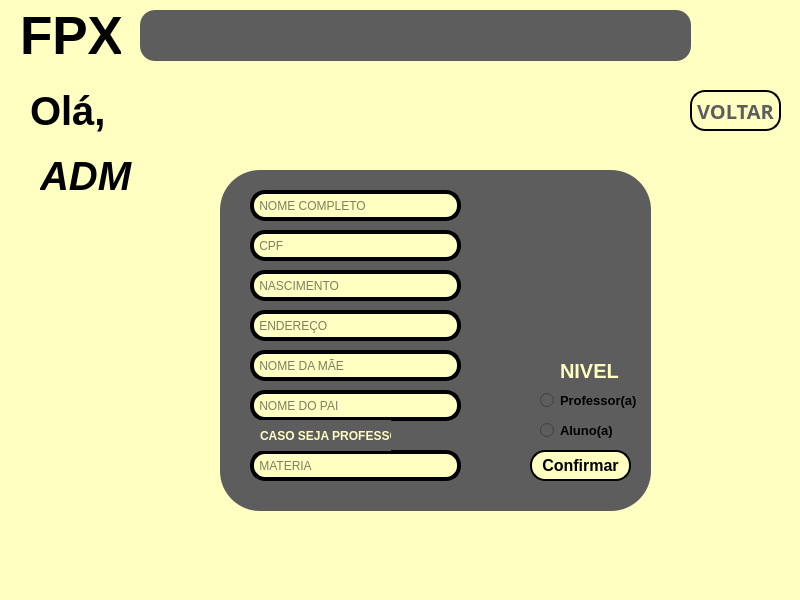
<?xml version="1.0" encoding="UTF-8"?>
<ui version="4.0">
 <class>Criarconta</class>
 <widget class="QMainWindow" name="Criarconta">
  <property name="geometry">
   <rect>
    <x>0</x>
    <y>0</y>
    <width>800</width>
    <height>600</height>
   </rect>
  </property>
  <property name="minimumSize">
   <size>
    <width>800</width>
    <height>600</height>
   </size>
  </property>
  <property name="maximumSize">
   <size>
    <width>800</width>
    <height>600</height>
   </size>
  </property>
  <property name="windowTitle">
   <string>Cria Conta</string>
  </property>
  <property name="windowIcon">
   <iconset>
    <normaloff>../../../Downloads/guilherme puto/sources/Icone janela.png</normaloff>../../../Downloads/guilherme puto/sources/Icone janela.png</iconset>
  </property>
  <property name="styleSheet">
   <string notr="true">background-color: rgb(254, 255, 193);</string>
  </property>
  <widget class="QWidget" name="centralwidget">
   <widget class="QPushButton" name="pushButton">
    <property name="geometry">
     <rect>
      <x>690</x>
      <y>90</y>
      <width>91</width>
      <height>41</height>
     </rect>
    </property>
    <property name="font">
     <font>
      <family>Yu Gothic</family>
      <pointsize>15</pointsize>
      <weight>75</weight>
      <italic>false</italic>
      <bold>true</bold>
     </font>
    </property>
    <property name="styleSheet">
     <string notr="true">color: rgb(93, 93, 93);
border-style: outset;
border-width: 2px;
border-radius: 15px;
border-color: black;
</string>
    </property>
    <property name="text">
     <string>VOLTAR</string>
    </property>
   </widget>
   <widget class="QLabel" name="label">
    <property name="geometry">
     <rect>
      <x>20</x>
      <y>10</y>
      <width>101</width>
      <height>51</height>
     </rect>
    </property>
    <property name="font">
     <font>
      <pointsize>40</pointsize>
      <weight>75</weight>
      <bold>true</bold>
     </font>
    </property>
    <property name="text">
     <string>FPX</string>
    </property>
   </widget>
   <widget class="QLabel" name="label_2">
    <property name="geometry">
     <rect>
      <x>30</x>
      <y>80</y>
      <width>131</width>
      <height>61</height>
     </rect>
    </property>
    <property name="font">
     <font>
      <pointsize>30</pointsize>
      <weight>75</weight>
      <bold>true</bold>
     </font>
    </property>
    <property name="text">
     <string>Olá, </string>
    </property>
   </widget>
   <widget class="QLabel" name="label_3">
    <property name="geometry">
     <rect>
      <x>40</x>
      <y>150</y>
      <width>131</width>
      <height>51</height>
     </rect>
    </property>
    <property name="font">
     <font>
      <pointsize>30</pointsize>
      <weight>75</weight>
      <italic>true</italic>
      <bold>true</bold>
     </font>
    </property>
    <property name="text">
     <string>ADM</string>
    </property>
   </widget>
   <widget class="QFrame" name="frame_2">
    <property name="geometry">
     <rect>
      <x>220</x>
      <y>170</y>
      <width>431</width>
      <height>341</height>
     </rect>
    </property>
    <property name="styleSheet">
     <string notr="true">background-color: rgb(93, 93, 93);
border-radius: 40px;
border-style: outset;
border- width: 4px;</string>
    </property>
    <property name="frameShape">
     <enum>QFrame::StyledPanel</enum>
    </property>
    <property name="frameShadow">
     <enum>QFrame::Raised</enum>
    </property>
    <widget class="QLineEdit" name="lineEdit">
     <property name="geometry">
      <rect>
       <x>30</x>
       <y>20</y>
       <width>211</width>
       <height>31</height>
      </rect>
     </property>
     <property name="styleSheet">
      <string notr="true">background-color: rgb(254, 255, 193);
border-radius: 15px;
border-style: outset;
border-width: 4px;</string>
     </property>
     <property name="placeholderText">
      <string> NOME COMPLETO</string>
     </property>
    </widget>
    <widget class="QLineEdit" name="lineEdit_2">
     <property name="geometry">
      <rect>
       <x>30</x>
       <y>60</y>
       <width>211</width>
       <height>31</height>
      </rect>
     </property>
     <property name="styleSheet">
      <string notr="true">background-color: rgb(254, 255, 193);
border-radius: 15px;
border-style: outset;
border-width: 4px;</string>
     </property>
     <property name="placeholderText">
      <string> CPF</string>
     </property>
    </widget>
    <widget class="QLineEdit" name="lineEdit_3">
     <property name="geometry">
      <rect>
       <x>30</x>
       <y>100</y>
       <width>211</width>
       <height>31</height>
      </rect>
     </property>
     <property name="styleSheet">
      <string notr="true">background-color: rgb(254, 255, 193);
border-radius: 15px;
border-style: outset;
border-width: 4px;</string>
     </property>
     <property name="placeholderText">
      <string> NASCIMENTO</string>
     </property>
    </widget>
    <widget class="QRadioButton" name="radioButton">
     <property name="geometry">
      <rect>
       <x>320</x>
       <y>220</y>
       <width>101</width>
       <height>20</height>
      </rect>
     </property>
     <property name="font">
      <font>
       <pointsize>10</pointsize>
       <weight>75</weight>
       <bold>true</bold>
      </font>
     </property>
     <property name="text">
      <string>Professor(a)</string>
     </property>
    </widget>
    <widget class="QRadioButton" name="radioButton_2">
     <property name="geometry">
      <rect>
       <x>320</x>
       <y>250</y>
       <width>101</width>
       <height>20</height>
      </rect>
     </property>
     <property name="font">
      <font>
       <pointsize>10</pointsize>
       <weight>75</weight>
       <bold>true</bold>
      </font>
     </property>
     <property name="text">
      <string>Aluno(a)</string>
     </property>
    </widget>
    <widget class="QPushButton" name="pushButton_2">
     <property name="geometry">
      <rect>
       <x>310</x>
       <y>280</y>
       <width>101</width>
       <height>31</height>
      </rect>
     </property>
     <property name="font">
      <font>
       <pointsize>12</pointsize>
       <weight>75</weight>
       <bold>true</bold>
      </font>
     </property>
     <property name="styleSheet">
      <string notr="true">background-color: rgb(254, 255, 193);
border-style: outset;
border-width: 2px;
border-radius: 15px;
border-color: black;
</string>
     </property>
     <property name="text">
      <string>Confirmar</string>
     </property>
    </widget>
    <widget class="QLineEdit" name="lineEdit_4">
     <property name="geometry">
      <rect>
       <x>30</x>
       <y>140</y>
       <width>211</width>
       <height>31</height>
      </rect>
     </property>
     <property name="styleSheet">
      <string notr="true">background-color: rgb(254, 255, 193);
border-radius: 15px;
border-style: outset;
border-width: 4px;</string>
     </property>
     <property name="placeholderText">
      <string> ENDEREÇO</string>
     </property>
    </widget>
    <widget class="QLineEdit" name="lineEdit_5">
     <property name="geometry">
      <rect>
       <x>30</x>
       <y>180</y>
       <width>211</width>
       <height>31</height>
      </rect>
     </property>
     <property name="styleSheet">
      <string notr="true">background-color: rgb(254, 255, 193);
border-radius: 15px;
border-style: outset;
border-width: 4px;</string>
     </property>
     <property name="placeholderText">
      <string> NOME DA MÃE</string>
     </property>
    </widget>
    <widget class="QLineEdit" name="lineEdit_6">
     <property name="geometry">
      <rect>
       <x>30</x>
       <y>220</y>
       <width>211</width>
       <height>31</height>
      </rect>
     </property>
     <property name="styleSheet">
      <string notr="true">background-color: rgb(254, 255, 193);
border-radius: 15px;
border-style: outset;
border-width: 4px;</string>
     </property>
     <property name="placeholderText">
      <string> NOME DO PAI</string>
     </property>
    </widget>
    <widget class="QLabel" name="label_5">
     <property name="geometry">
      <rect>
       <x>340</x>
       <y>190</y>
       <width>101</width>
       <height>21</height>
      </rect>
     </property>
     <property name="font">
      <font>
       <pointsize>15</pointsize>
       <weight>75</weight>
       <bold>true</bold>
      </font>
     </property>
     <property name="mouseTracking">
      <bool>true</bool>
     </property>
     <property name="styleSheet">
      <string notr="true">color: rgb(254, 255, 193);</string>
     </property>
     <property name="text">
      <string>NIVEL</string>
     </property>
    </widget>
    <widget class="QLabel" name="label_6">
     <property name="geometry">
      <rect>
       <x>36</x>
       <y>280</y>
       <width>201</width>
       <height>20</height>
      </rect>
     </property>
     <property name="styleSheet">
      <string notr="true">color: white;</string>
     </property>
     <property name="text">
      <string/>
     </property>
     <property name="alignment">
      <set>Qt::AlignCenter</set>
     </property>
    </widget>
    <widget class="QLineEdit" name="lineEdit_7">
     <property name="geometry">
      <rect>
       <x>30</x>
       <y>280</y>
       <width>211</width>
       <height>31</height>
      </rect>
     </property>
     <property name="styleSheet">
      <string notr="true">background-color: rgb(254, 255, 193);
border-radius: 15px;
border-style: outset;
border-width: 4px;</string>
     </property>
     <property name="placeholderText">
      <string> MATERIA</string>
     </property>
    </widget>
    <widget class="QLabel" name="label_7">
     <property name="geometry">
      <rect>
       <x>40</x>
       <y>250</y>
       <width>131</width>
       <height>31</height>
      </rect>
     </property>
     <property name="font">
      <font>
       <weight>75</weight>
       <bold>true</bold>
      </font>
     </property>
     <property name="styleSheet">
      <string notr="true">Color: rgb(254, 255, 193);</string>
     </property>
     <property name="text">
      <string>CASO SEJA PROFESSOR</string>
     </property>
    </widget>
   </widget>
   <widget class="QFrame" name="frame">
    <property name="geometry">
     <rect>
      <x>140</x>
      <y>10</y>
      <width>551</width>
      <height>51</height>
     </rect>
    </property>
    <property name="styleSheet">
     <string notr="true">background-color: rgb(93, 93, 93);
border-radius: 15px;
border-style: outset;
border- width: 2px;</string>
    </property>
    <property name="frameShape">
     <enum>QFrame::StyledPanel</enum>
    </property>
    <property name="frameShadow">
     <enum>QFrame::Raised</enum>
    </property>
   </widget>
  </widget>
  <widget class="QMenuBar" name="menubar">
   <property name="geometry">
    <rect>
     <x>0</x>
     <y>0</y>
     <width>800</width>
     <height>21</height>
    </rect>
   </property>
  </widget>
  <widget class="QStatusBar" name="statusbar"/>
 </widget>
 <resources/>
 <connections/>
</ui>
